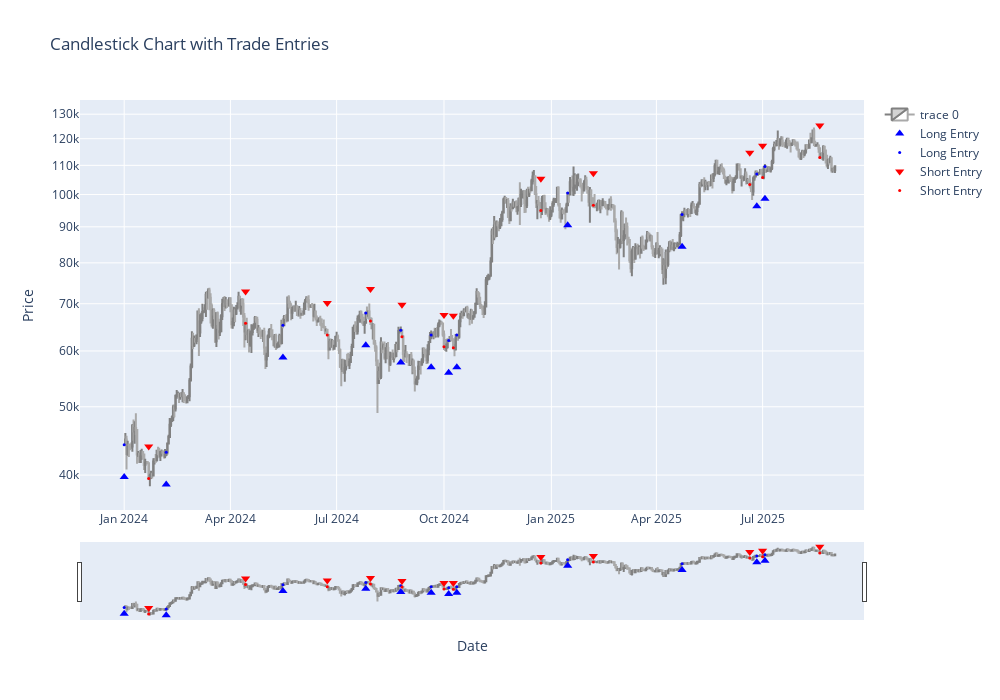

Source (notebook cell):
### Markdown cell above
#### Out-of-Sample

### Code cell
# Produce Trades, Equity and Metrics Data for Out-of-Sample Performance
tradesBTC2_OOS = op.backtest(dataBTC, indicator_names, long_filters, short_filters, paramsBTC2, mode, 'tradesDF', backtest_enddate)
equityBTC2_OOS = op.backtest(dataBTC, indicator_names, long_filters, short_filters, paramsBTC2, mode, 'equityDF', backtest_enddate)
metricsBTC2_OOS = op.backtest(dataBTC, indicator_names, long_filters, short_filters, paramsBTC2, mode, 'MetricsTable', backtest_enddate)

# Plot Candlestick Chart for Trade Visualisation
plot.candleChart(dataBTC_OOS, tradesBTC2_OOS, mode)

### Figure 1 — Plotly figure (JSON) as saved in the notebook; plotly's stock layout.template omitted (floating-point values rounded to 4 significant figures; data arrays with more than 128 entries replaced by an {"elided": "..."} marker saying what was removed)
{"data": [{"close": {"elided": "609 float values"}, "decreasing": {"fillcolor": "white", "line": {"color": "darkgrey"}}, "high": {"elided": "609 float values"}, "increasing": {"fillcolor": "lightgrey", "line": {"color": "grey"}}, "low": {"elided": "609 float values"}, "open": {"elided": "609 float values"}, "type": "candlestick", "x": {"elided": "609 str values"}}, {"marker": {"color": "blue", "size": 8, "symbol": "triangle-up"}, "mode": "markers", "name": "Long Entry", "type": "scatter", "x": ["2024-01-01T00:00:00+00:00", "2024-02-06T00:00:00+00:00", "2024-05-16T00:00:00+00:00", "2024-07-26T00:00:00+00:00", "2024-08-25T00:00:00+00:00", "2024-09-20T00:00:00+00:00", "2024-10-05T00:00:00+00:00", "2024-10-12T00:00:00+00:00", "2025-01-15T00:00:00+00:00", "2025-04-23T00:00:00+00:00", "2025-06-26T00:00:00+00:00", "2025-07-03T00:00:00+00:00"], "y": [39760.0, 38790.0, 58710.0, 61120.0, 57798, 56880.0, 55850.0, 56890.0, 90450.0, 84320.0, 96250.0, 98630.0]}, {"marker": {"color": "blue", "size": 3, "symbol": "circle"}, "mode": "markers", "name": "Long Entry", "type": "scatter", "x": ["2024-01-01T00:00:00+00:00", "2024-02-06T00:00:00+00:00", "2024-05-16T00:00:00+00:00", "2024-07-26T00:00:00+00:00", "2024-08-25T00:00:00+00:00", "2024-09-20T00:00:00+00:00", "2024-10-05T00:00:00+00:00", "2024-10-12T00:00:00+00:00", "2025-01-15T00:00:00+00:00", "2025-04-23T00:00:00+00:00", "2025-06-26T00:00:00+00:00", "2025-07-03T00:00:00+00:00"], "y": [44180.0, 43100.0, 65240.0, 67910.0, 64220, 63200.0, 62058, 63210.0, 100500.0, 93690.0, 106900.0, 109600.0]}, {"marker": {"color": "red", "size": 8, "symbol": "triangle-down"}, "mode": "markers", "name": "Short Entry", "type": "scatter", "x": ["2024-01-22T00:00:00+00:00", "2024-04-14T00:00:00+00:00", "2024-06-23T00:00:00+00:00", "2024-07-30T00:00:00+00:00", "2024-08-26T00:00:00+00:00", "2024-10-01T00:00:00+00:00", "2024-10-09T00:00:00+00:00", "2024-12-23T00:00:00+00:00", "2025-02-06T00:00:00+00:00", "2025-06-20T00:00:00+00:00", "2025-07-01T00:00:00+00:00", "2025-08-19T00:00:00+00:00"], "y": [43920.0, 72880.0, 70160.0, 73470.0, 69750.0, 67490.0, 67310.0, 105300.0, 107200.0, 114700.0, 117300.0, 125300.0]}, {"marker": {"color": "red", "size": 3, "symbol": "circle"}, "mode": "markers", "name": "Short Entry", "type": "scatter", "x": ["2024-01-22T00:00:00+00:00", "2024-04-14T00:00:00+00:00", "2024-06-23T00:00:00+00:00", "2024-07-30T00:00:00+00:00", "2024-08-26T00:00:00+00:00", "2024-10-01T00:00:00+00:00", "2024-10-09T00:00:00+00:00", "2024-12-23T00:00:00+00:00", "2025-02-06T00:00:00+00:00", "2025-06-20T00:00:00+00:00", "2025-07-01T00:00:00+00:00", "2025-08-19T00:00:00+00:00"], "y": [39570.0, 65660.0, 63210.0, 66188, 62834, 60810.0, 60640.0, 94880.0, 96550.0, 103300.0, 105700.0, 112900.0]}], "layout": {"height": 700, "title": {"text": "Candlestick Chart with Trade Entries"}, "width": 1000, "xaxis": {"title": {"text": "Date"}}, "yaxis": {"title": {"text": "Price"}, "type": "log"}}}
